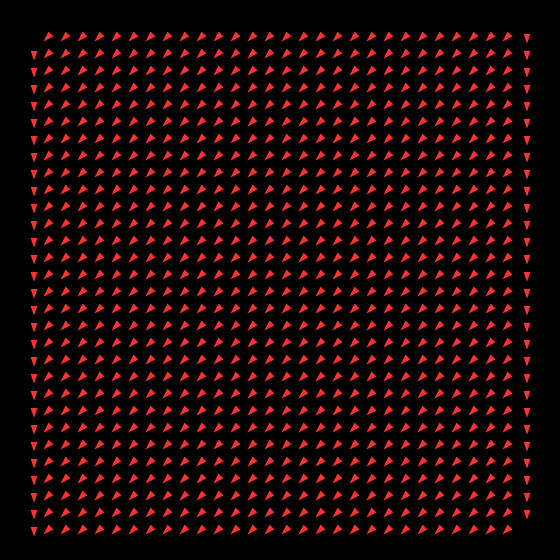
Frame 1 (no input)
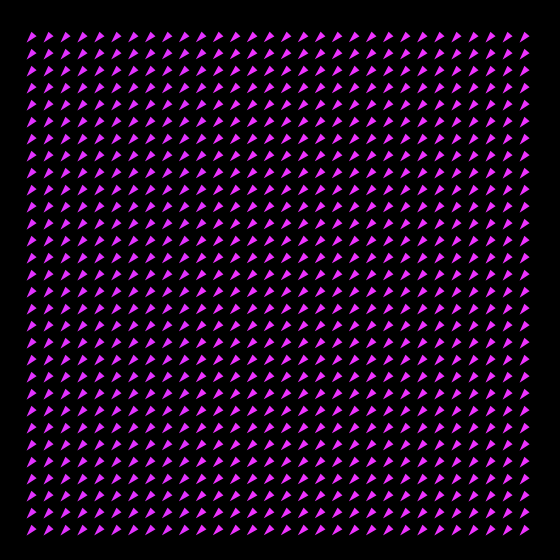
Frame 60 (the mouse pressed at the canvas centre just before this capture)
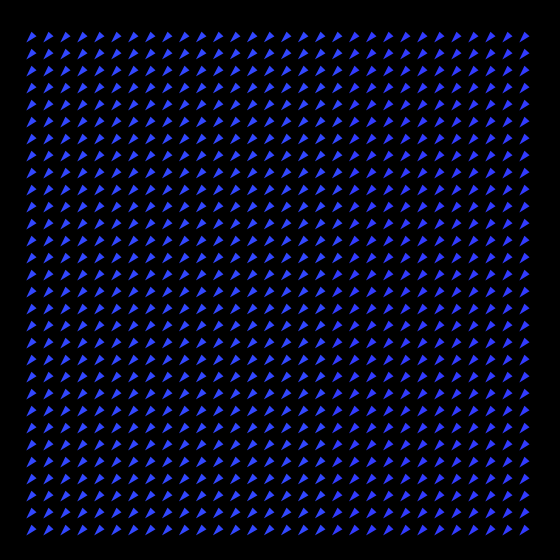
Frame 120 (the mouse held since frame 60 and released just before this capture)

The Processing sketch that drew these frames (run headless with seeded random() and noise(); from frame 60 on, the mouse is pressed at the canvas centre):

// Processing sketch: processing_1036
// ── processing_1036.pde

//  'Difference Between Neighbours' 
//  by Daniel Piker 12/11/08 - spacesymmetrystructure.wordpress.com
//  Have fun. Please let me know about any cool variations or developments you make
//  (email danielpiker--at--yahoo--dot--co--dot--uk)
//  This code is a little messy. If you're looking to learn from or adapt this, I recommend
//  looking first at the earlier version 'fizzynumbers' which is also on the openprocessing site.
//  Its a bit tidier and more clearly annotated. The only real difference here is the quad and vector stuff.
int CellSize = 17;
int CellsAcross = 30;
int CellsDown = 30;
int BrushSize = 2;
int BrushStrength = 35;
int Calm = 130;        // The higher this is, the longer it seems to take to turn chaotic

float[] CellVal = new float[CellsAcross*CellsDown]; int CellIndex = 0;

void setup() {

  colorMode(HSB, 100);  
  size(560,560);//(50+CellsAcross * CellSize,50+ CellsDown * CellSize);
  noStroke();
}

void draw() {
  fill(0,0,0);
  rect (0,0,50+CellsAcross * CellSize,50+ CellsDown * CellSize);
  for (int i = 0; i < CellsAcross; i++) {
    for (int j = 0; j < CellsDown; j++) {
      
      CellIndex = (CellIndex+1)%(CellsAcross*CellsDown);
      
int      klimp  = round(((CellVal[CellIndex])*2.1)%100);       
int      nifna  = round(((CellVal[CellIndex])*2.2)%100);
int      blugg  = round(((CellVal[CellIndex])*2.4)%100);
      // making these 3 values close but not equal factors of the cellvalue puts them out of synch - so they combine to give many colour variations
      // try changing the factors for different palettes      
   
int   below      = (CellIndex+1)%(CellsAcross*CellsDown);
int   above      = (CellIndex+(CellsAcross*CellsDown)-1)%(CellsAcross*CellsDown);
int   left       = (CellIndex+(CellsAcross*CellsDown)-CellsDown)%(CellsAcross*CellsDown);
int   right      = (CellIndex+CellsDown)%(CellsAcross*CellsDown);
int   aboveright = ((CellIndex-1) + CellsDown +(CellsAcross*CellsDown))%(CellsAcross*CellsDown);
int   aboveleft  = ((CellIndex-1) - CellsDown +(CellsAcross*CellsDown))%(CellsAcross*CellsDown);
int   belowright = ((CellIndex+1) + CellsDown +(CellsAcross*CellsDown))%(CellsAcross*CellsDown);
int   belowleft  = ((CellIndex+1) - CellsDown +(CellsAcross*CellsDown))%(CellsAcross*CellsDown);

float CellVectorX   = (CellVal[right]-CellVal[left]); 
float CellVectorY   = (CellVal[above]-CellVal[below]);

   drawCell(i+2, j+2, klimp, nifna, blugg, CellVectorX, CellVectorY);  
      
// These next 2 lines are the real heart of this sketch.
// By messing around with different factors and functions here, you can get wildly different results

float  NeighbourMix       =    pow((CellVal[left]*CellVal[right]*CellVal[above]*CellVal[below]*CellVal[belowleft]*CellVal[belowright]*CellVal[aboveleft]*CellVal[aboveright]),0.125);
       CellVal[CellIndex] = ((((sqrt(1*CellVal[CellIndex]))*(sqrt(NeighbourMix*1)))/1)+0.5)%Calm; 
   
    }
  }
}

   void drawCell(int x, int y, int klimpyness, int nifnacity, int bluggification, float VectorX, float VectorY) { 
    fill(klimpyness,80,100);
  //  noStroke();
//    rect(x*CellSize, y*CellSize, CellSize, CellSize);  
    
    quad(                  x*CellSize+CellSize*0.7*(VectorX/pow((sq(VectorX)+sq(VectorY)),0.35)),
                           y*CellSize+CellSize*0.7*(VectorY/pow((sq(VectorX)+sq(VectorY)),0.35)),
                           
                           x*CellSize+CellSize*0.2*(VectorY/pow((sq(VectorX)+sq(VectorY)),0.5)),
                           y*CellSize-CellSize*0.2*(VectorX/pow((sq(VectorX)+sq(VectorY)),0.5)),
                           
                           x*CellSize-CellSize*0*(VectorX/pow((sq(VectorX)+sq(VectorY)),0.7)),
                           y*CellSize-CellSize*0*(VectorY/pow((sq(VectorX)+sq(VectorY)),0.7)),
                           
                           x*CellSize-CellSize*0.2*(VectorY/pow((sq(VectorX)+sq(VectorY)),0.5)),
                           y*CellSize+CellSize*0.2*(VectorX/pow((sq(VectorX)+sq(VectorY)),0.5))
                           );
    
    
    //stroke(0,0,0);
   // triangle((x*CellSize)-(VectorX/10), (y*CellSize)-(VectorY/10),(x*CellSize)+(VectorX/10), (y*CellSize)+(VectorY/10),(x*CellSize)-(VectorY/10), (y*CellSize)-(VectorX/10));
   //triangle(x*CellSize+0.3*(rightb-leftb),y*CellSize+0.3*(aboveb-belowb),x*CellSize+5,y*CellSize+5,x*CellSize,y*CellSize);
   //line(x*CellSize, y*CellSize, x*CellSize+  CellSize*(VectorX/ pow((sq(VectorX)+sq(VectorY)),0.4) )   , y*CellSize+CellSize*(VectorY/ pow((sq(VectorX)+sq(VectorY)),0.4) ));
}

void mouseDragged() {
    for (int i = 1-BrushSize; i < BrushSize; i++) {
    for (int j = 1-BrushSize; j < BrushSize; j++) {
if (mouseButton == LEFT) {
      drawCell(mouseX / CellSize + i, mouseY / CellSize + j, 100, 100,100,0,0);
      CellVal[getCellIndex (mouseX/CellSize + i,mouseY/CellSize + j)]         =  100; 
  } 
else if (mouseButton == RIGHT) {
  drawCell(mouseX / CellSize + i, mouseY / CellSize + j, 100, 0,0,0,0);
      CellVal[getCellIndex (mouseX/CellSize + i,mouseY/CellSize + j)]         =  0;             
      } 
    }
  }
}

  public int getCellIndex(int x, int y) {
    return abs(constrain(((x%CellsAcross) * CellsDown + (y%CellsDown)),0,(CellsAcross*CellsDown)));
}
